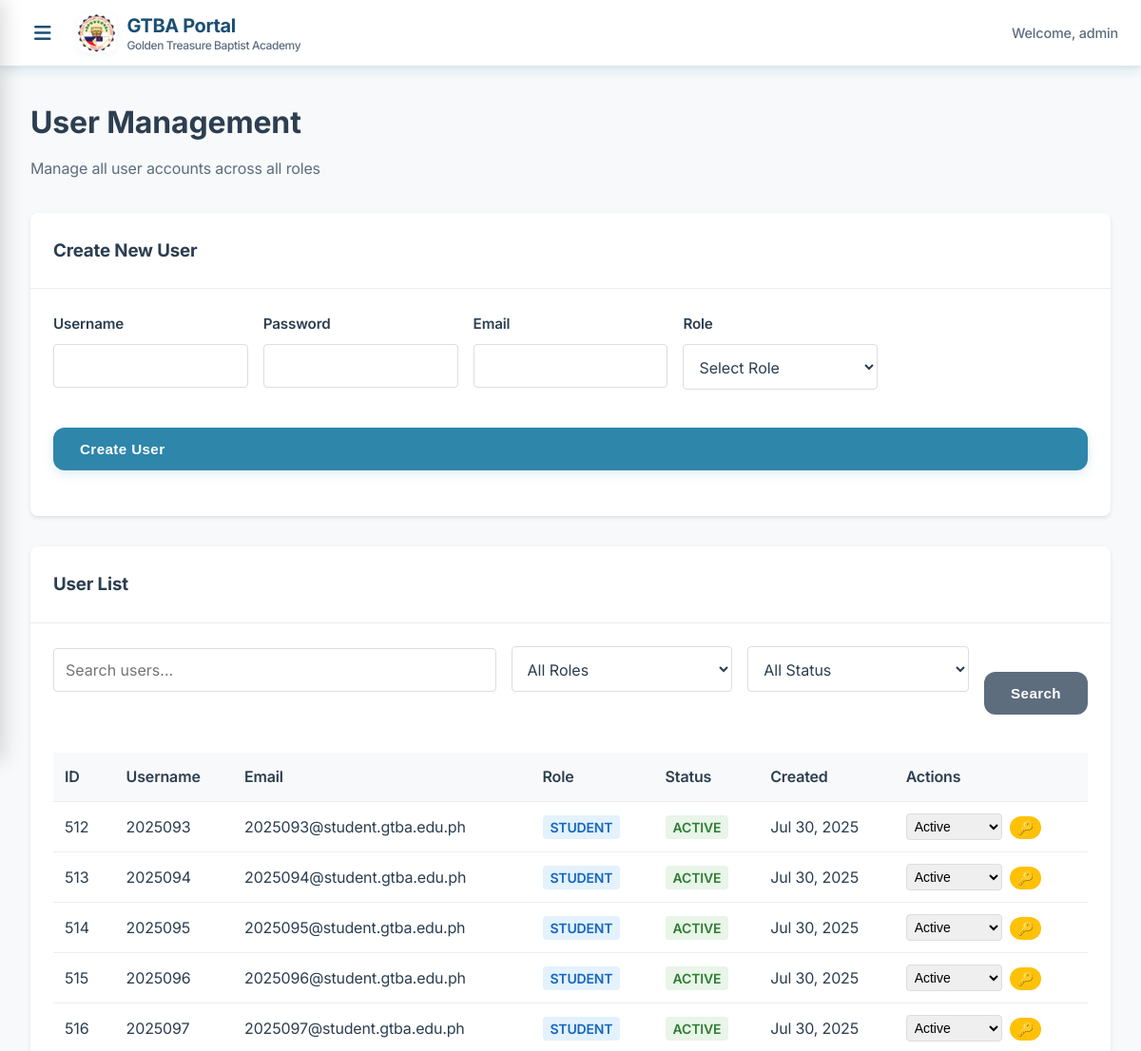
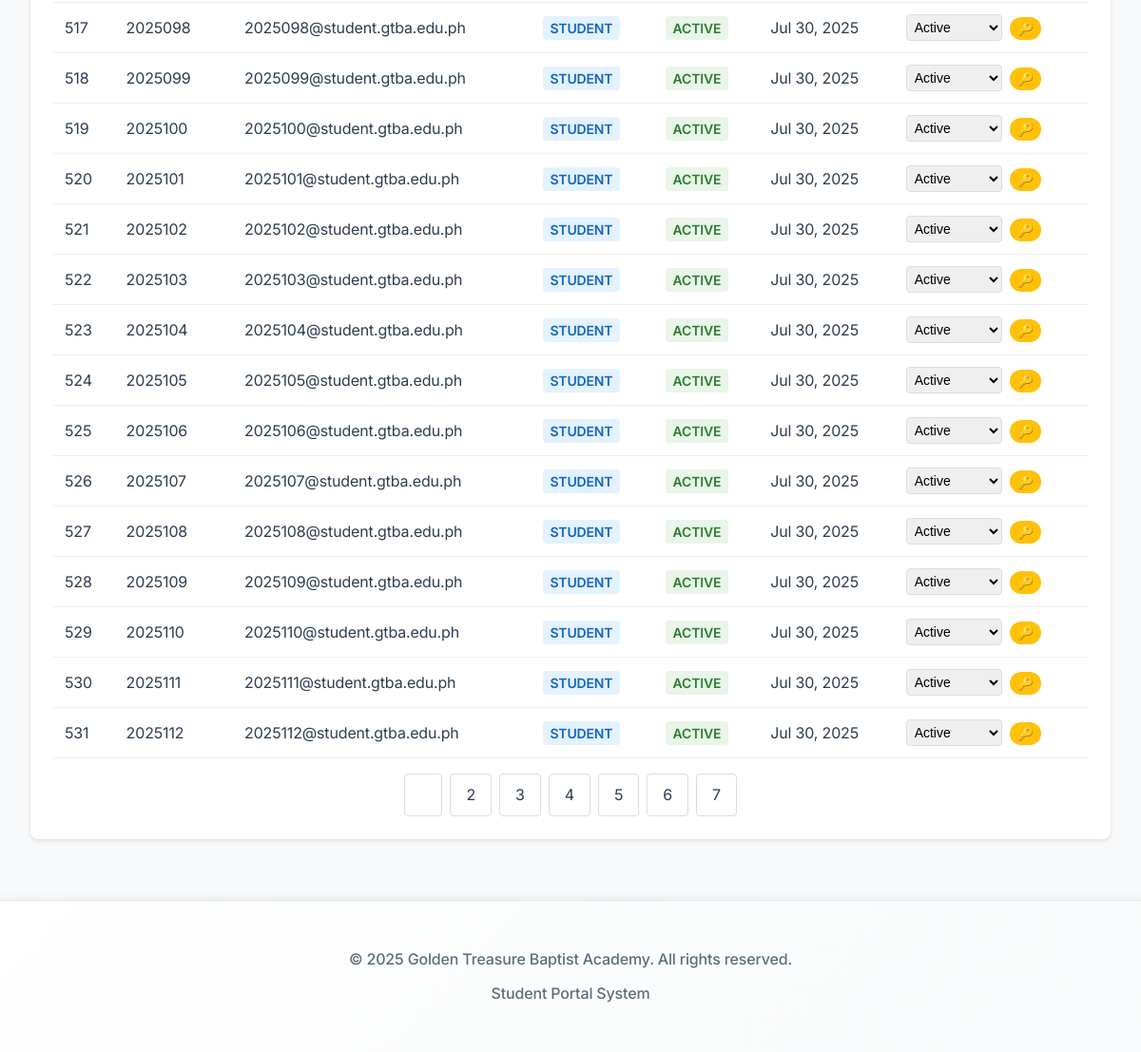
Before: /admin/users.php (signed in) with the older database file (2 pictures, top to bottom).
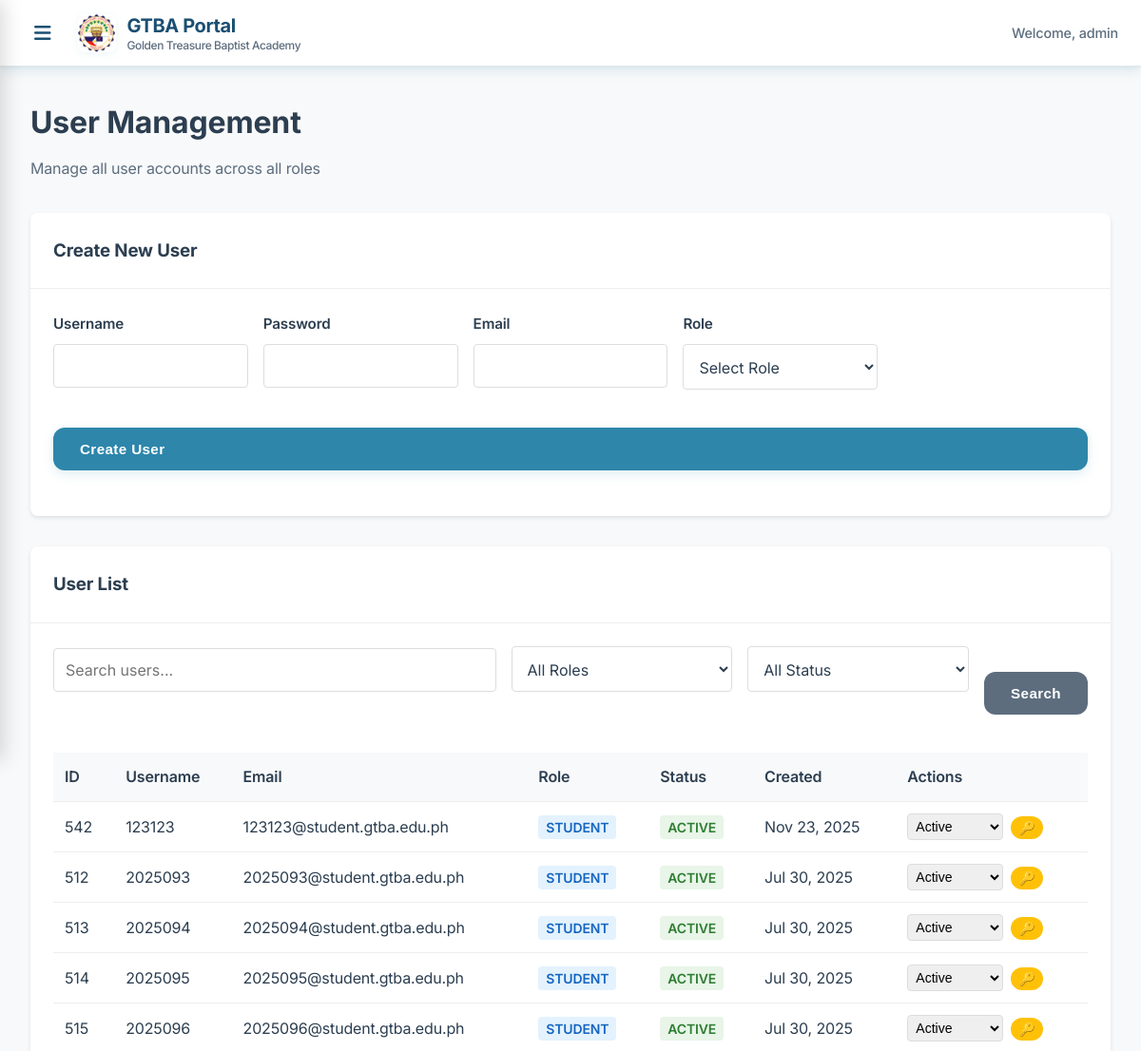
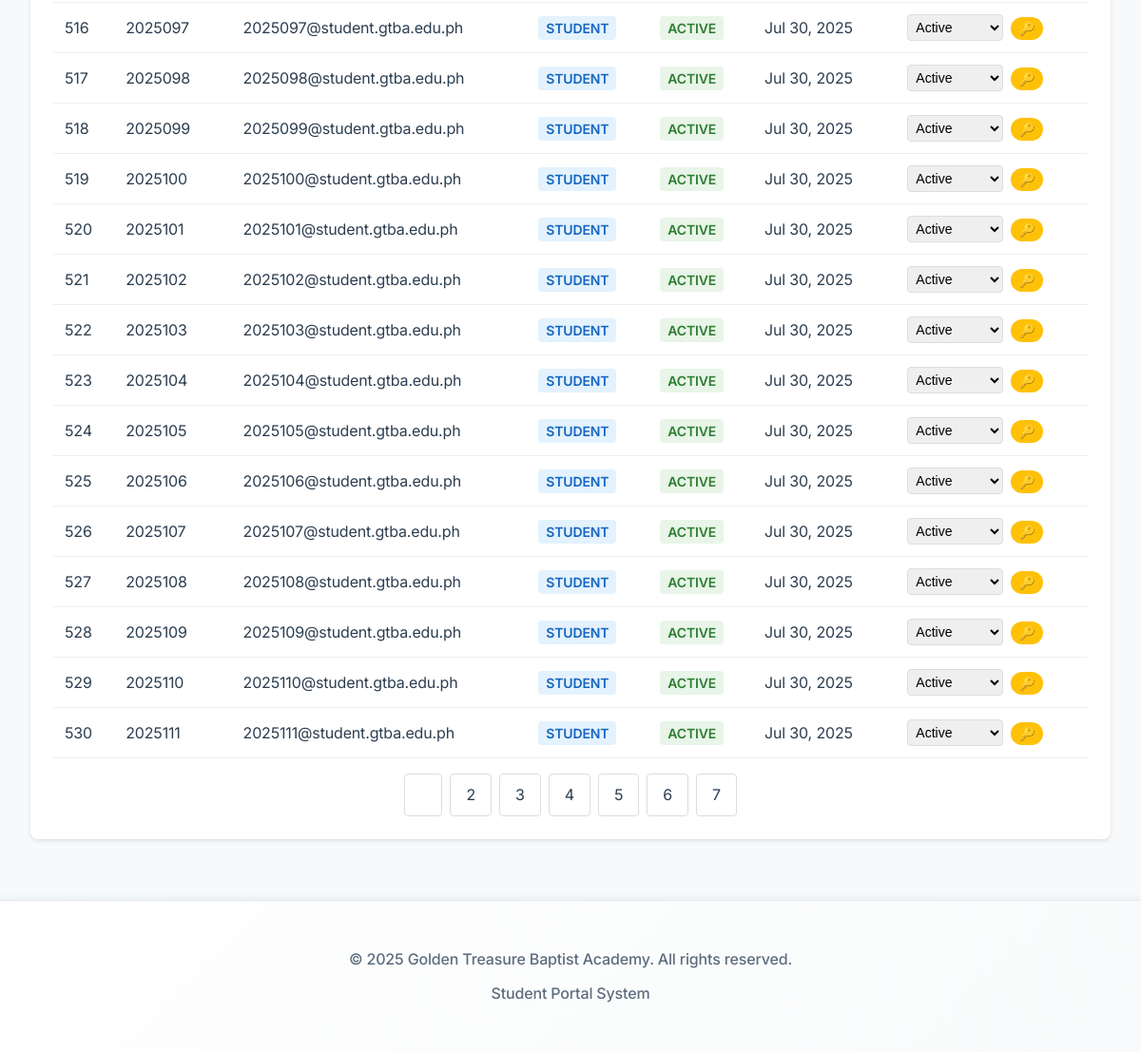
After: the same page with the newer database file (2 pictures, top to bottom).
### tables this page shows
CREATE TABLE `users` (
  `id` int NOT NULL,
  `username` varchar(50) NOT NULL,
  `email` varchar(100) NOT NULL,
  `profile_picture` varchar(255) DEFAULT NULL,
  `password` varchar(255) NOT NULL,
  `role_id` int NOT NULL,
  `is_active` tinyint(1) DEFAULT '1',
  `email_verified_at` timestamp NULL DEFAULT NULL,
  `remember_token` varchar(100) DEFAULT NULL,
  `created_at` timestamp NULL DEFAULT CURRENT_TIMESTAMP,
  `updated_at` timestamp NULL DEFAULT CURRENT_TIMESTAMP ON UPDATE CURRENT_TIMESTAMP
);

CREATE TABLE `roles` (
  `id` int NOT NULL,
  `name` varchar(50) NOT NULL,
  `display_name` varchar(100) NOT NULL,
  `description` text,
  `permissions` json DEFAULT NULL,
  `created_at` timestamp NULL DEFAULT CURRENT_TIMESTAMP,
  `updated_at` timestamp NULL DEFAULT CURRENT_TIMESTAMP ON UPDATE CURRENT_TIMESTAMP
);

### admin/users.php (the view, shortened to what this page needs)
<?php
$base_url = '../';
$database = new Database();
$conn = $database->connect();
$page = isset($_GET['page']) ? (int)$_GET['page'] : 1;
$limit = 20;
$offset = ($page - 1) * $limit;
$search = $_GET['search'] ?? '';
$role_filter = $_GET['role'] ?? '';
$status_filter = $_GET['status'] ?? '';
$where_conditions = [];
$params = [];
$where_clause = !empty($where_conditions) ? 'WHERE ' . implode(' AND ', $where_conditions) : '';
$count_sql = "SELECT COUNT(*) as total FROM users u LEFT JOIN roles r ON u.role_id = r.id $where_clause";
$stmt = $conn->prepare($count_sql);
$stmt->execute($params);
$total_users = $stmt->fetch(PDO::FETCH_ASSOC)['total'];
$total_pages = ceil($total_users / $limit);
$sql = "SELECT u.*, r.name as role, r.display_name as role_display,
               CASE WHEN u.is_active = 1 THEN 'active' ELSE 'inactive' END as status
        FROM users u
        LEFT JOIN roles r ON u.role_id = r.id
        $where_clause
        ORDER BY u.created_at DESC
        LIMIT $limit OFFSET $offset";
$stmt = $conn->prepare($sql);
$stmt->execute($params);
$users = $stmt->fetchAll(PDO::FETCH_ASSOC);
?>
<div class="admin-header">
    <h1>User Management</h1>
    <p class="subtitle">Manage all user accounts across all roles</p>
</div>
<div class="card">
    <div class="card-header">
        <h3>Create New User</h3>
    </div>
    <div class="card-body">
        <form method="POST" class="form-grid">
            <div class="form-group">
                <label for="username">Username</label>
                <input type="text" id="username" name="username" required>
            </div>
            <div class="form-group">
                <label for="password">Password</label>
                <input type="password" id="password" name="password" required>
            </div>
            <div class="form-group">
                <label for="email">Email</label>
                <input type="email" id="email" name="email" required>
            </div>
            <div class="form-group">
                <label for="role">Role</label>
                <select id="role" name="role" required>
                    <option value="">Select Role</option>
                </select>
            </div>
            <div class="form-group" style="grid-column: 1 / -1;">
                <button type="submit" class="btn btn-primary">Create User</button>
            </div>
        </form>
    </div>
</div>
<div class="card">
    <div class="card-header">
        <h3>User List</h3>
    </div>
    <div class="card-body">
        <form method="GET" class="search-form">
            <div class="search-grid">
                <div class="form-group">
                    <input type="text" name="search" placeholder="Search users..." value="<?php echo htmlspecialchars($search); ?>">
                </div>
                <div class="form-group">
                    <select name="role">
                        <option value="">All Roles</option>
                    </select>
                </div>
                <div class="form-group">
                    <select name="status">
                        <option value="">All Status</option>
                    </select>
                </div>
                <button type="submit" class="btn btn-secondary">Search</button>
            </div>
        </form>
        <div class="table-container">
            <table class="data-table">
                <thead>
                    <tr>
                        <th>ID</th>
                        <th>Username</th>
                        <th>Email</th>
                        <th>Role</th>
                        <th>Status</th>
                        <th>Created</th>
                        <th>Actions</th>
                    </tr>
                </thead>
                <tbody>
                    <?php foreach ($users as $user): ?>
                        <tr>
                            <td><?php echo $user['id']; ?></td>
                            <td><?php echo htmlspecialchars($user['username'] ?? ''); ?></td>
                            <td><?php echo htmlspecialchars($user['email'] ?? ''); ?></td>
                            <td>
                                <span class="role-badge role-<?php echo $user['role'] ?? 'student'; ?>">
                                    <?php echo ucfirst($user['role_display'] ?? $user['role'] ?? 'student'); ?>
                                </span>
                            </td>
                            <td>
                                <span class="status-badge status-<?php echo $user['status'] ?? 'active'; ?>">
                                    <?php echo ucfirst($user['status'] ?? 'active'); ?>
                                </span>
                            </td>
                            <td><?php echo date('M j, Y', strtotime($user['created_at'])); ?></td>
                            <td>
                                <div class="action-buttons">
                                    <form method="POST" style="display: inline;">
                                        <select name="status" onchange="this.form.submit()" class="status-select">
                                            <option value="active" <?php echo ($user['status'] ?? 'active') === 'active' ? 'selected' : ''; ?>>Active</option>
                                        </select>
                                    </form>
                                    <form method="POST" style="display: inline;" onsubmit="return confirm('Reset password for this user?')">
                                        <button type="submit" class="btn btn-sm btn-warning" title="Reset Password">🔑</button>
                                    </form>
                                </div>
                            </td>
                        </tr>
                    <?php endforeach; ?>
                </tbody>
            </table>
        </div>
        <?php if ($total_pages > 1): ?>
            <div class="pagination">
                <?php for ($i = 1; $i <= $total_pages; $i++): ?>
                    <a href="?page=<?php echo $i; ?>&search=<?php echo urlencode($search); ?>&role=<?php echo urlencode($role_filter); ?>&status=<?php echo urlencode($status_filter); ?>"
                       class="<?php echo $i === $page ? 'active' : ''; ?>">
                        <?php echo $i; ?>
                    </a>
                <?php endfor; ?>
            </div>
        <?php endif; ?>
    </div>
</div>
<?php
$content = ob_get_clean();
include '../includes/header.php';
echo $content;
include '../includes/footer.php';
?>

### includes/header.php (shortened to what this page needs)
<!DOCTYPE html>
<html lang="en">
<head>
    <link rel="stylesheet" href="<?php echo $base_url ?? '../'; ?>assets/css/style.css">
    <link rel="stylesheet" href="https://cdnjs.cloudflare.com/ajax/libs/font-awesome/6.0.0/css/all.min.css">
</head>
<body>
    <header class="header">
        <div class="header-content">
            <?php if (isset($_SESSION['role'])): ?>
            <button class="sidebar-trigger" id="sidebarTrigger">
                <i class="fas fa-bars"></i>
            </button>
            <?php endif; ?>
            <div class="header-logo">
                <img src="<?php echo $base_url ?? '../'; ?>assets/images/school-logo.png" alt="GTBA Logo" class="logo-img">
                <div class="logo-text">
                    GTBA Portal
                    <span class="logo-subtitle">Golden Treasure Baptist Academy</span>
                </div>
            </div>
            <div class="header-actions">
                <?php if (isset($_SESSION['role'])): ?>
                <div class="user-profile">
                    <span class="welcome-text">Welcome, <?php echo htmlspecialchars($_SESSION['username']); ?></span>
                </div>
                <?php endif; ?>
            </div>
        </div>
    </header>
    <div class="main-wrapper" id="mainWrapper">
        <main class="main-content">
            <div class="container">

### includes/footer.php (shortened to what this page needs)
            </div>
        </main>
    </div>
    <footer class="footer">
        <div class="container">
            <p>&copy; <?php echo date('Y'); ?> Golden Treasure Baptist Academy. All rights reserved.</p>
            <p>Student Portal System</p>
        </div>
    </footer>
</body>
</html>

### admin/users.php (style rules this page uses)
.admin-header { margin-bottom: 2rem; }
.admin-header h1 { color: var(--primary); margin-bottom: 0.5rem; }
.subtitle { color: var(--gray); margin: 0; }
.card { background: white; border-radius: 8px; box-shadow: 0 2px 4px rgba(0,0,0,0.1); margin-bottom: 2rem; }
.card-header { padding: 1.5rem; border-bottom: 1px solid #eee; }
.card-header h3 { margin: 0; color: var(--primary); }
.card-body { padding: 1.5rem; }
.form-grid { display: grid; grid-template-columns: repeat(auto-fit, minmax(200px, 1fr)); gap: 1rem; }
.form-group { display: flex; flex-direction: column; }
.form-group label { font-weight: 600; margin-bottom: 0.5rem; color: var(--text); }
.form-group input, .form-group select { padding: 0.75rem; border: 1px solid #ddd; border-radius: 4px; font-size: 1rem; }
.search-form { margin-bottom: 1.5rem; }
.search-grid { display: grid; grid-template-columns: 2fr 1fr 1fr auto; gap: 1rem; align-items: end; }
.table-container { overflow-x: auto; }
.data-table { width: 100%; border-collapse: collapse; margin-top: 1rem; }
.data-table th, .data-table td { padding: 0.75rem; text-align: left; border-bottom: 1px solid #eee; }
.data-table th { background-color: #f8f9fa; font-weight: 600; color: var(--primary); }
.role-badge, .status-badge { padding: 0.25rem 0.5rem; border-radius: 4px; font-size: 0.875rem; font-weight: 600; text-transform: uppercase; }
.role-student { background-color: #e3f2fd; color: #1565c0; }
.status-active { background-color: #e8f5e8; color: #2e7d32; }
.action-buttons { display: flex; gap: 0.5rem; align-items: center; }
.status-select { padding: 0.25rem; border: 1px solid #ddd; border-radius: 4px; font-size: 0.875rem; }
.btn-sm { padding: 0.25rem 0.5rem; font-size: 0.875rem; }
.btn-warning { background-color: #ffc107; color: #212529; border: none; }
.pagination { display: flex; justify-content: center; gap: 0.5rem; margin-top: 1rem; }
.pagination a { padding: 0.5rem 1rem; border: 1px solid #ddd; border-radius: 4px; text-decoration: none; color: var(--primary); }
.pagination a:hover, .pagination a.active { background-color: var(--primary); color: white; }

Changed rows visible on the page:
no longer on this page (row unchanged): users: id "531", username "2025112", email "2025112@student.gtba.edu.ph", role.display_name "STUDENT", status "ACTIVE", created_at "Jul 30, 2025", status "Active"
added users: id "542", username "123123", email "123123@student.gtba.edu.ph", role.display_name "STUDENT", status "ACTIVE", created_at "Nov 23, 2025", status "Active"
